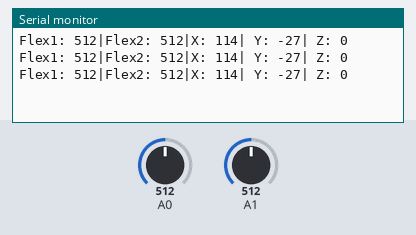
The sketch below on a simulated Arduino Uno, built with avr-gcc and run on an emulated ATmega328P. On the bench: the last lines printed to the serial monitor. The test bench sets the inputs (shaded band); at power-on: A0 = 512, A1 = 512.

Above: at 1.4 s.
1.5 s: A0 set to 418
At 2.1 s:
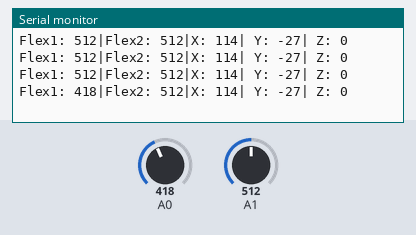
3.0 s: A0 set to 391
At 3.6 s:
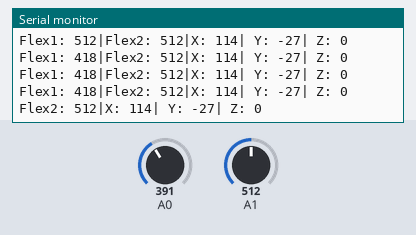
5.2 s: A1 set to 412
At 5.6 s:
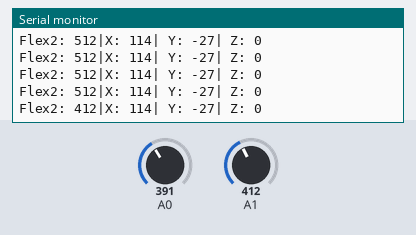
6.7 s: A1 set to 384
At 7.1 s:
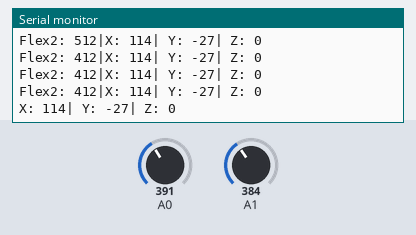

The sketch:

code.ino
```cpp
#include <SPI.h>

#define CS_PIN 10 // Chip Select (CS) for ADXL362

void setup() {
  Serial.begin(9600);  // Start Serial Monitor

  SPI.begin();         // Start SPI communication
  pinMode(CS_PIN, OUTPUT);
  digitalWrite(CS_PIN, HIGH); // Deselect ADXL362
  delay(100);

  // Initialize ADXL362
  writeRegister(0x1F, 0x52); // Reset device
  delay(100);
  writeRegister(0x2D, 0x02); // Set to measurement mode
}

int x_offset = -114; // Calibrate based on sensor
int y_offset = 27;   // Calibrate based on sensor

void loop() {
  // Read Flex Sensor Values
  int flex1 = analogRead(A0); // Flex Sensor 1
  int flex2 = analogRead(A1); // Flex Sensor 2

  // Read Accelerometer (X, Y, Z)
  int x = readAxis(0x0E) - x_offset;
  int y = readAxis(0x10) - y_offset;
  int z = readAxis(0x12);

  // Print Flex Sensor Readings
 if (flex1 > 400) {
    Serial.print("Flex1: ");
    Serial.print(flex1);
    Serial.print("|");
  }

  if (flex2 > 400) {
    Serial.print("Flex2: ");
    Serial.print(flex2);
    Serial.print("|");
  }

  // Print Accelerometer Readings
  Serial.print("X: ");
  Serial.print(x);
  Serial.print("| Y: ");
  Serial.print(y);
  Serial.print("| Z: ");
  Serial.println(z); // Move to the next line

  delay(500); // Delay to make output readable
}

// Function to write to ADXL362 register
void writeRegister(byte reg, byte value) {
  digitalWrite(CS_PIN, LOW);
  SPI.transfer(0x0A); // Write command
  SPI.transfer(reg);
  SPI.transfer(value);
  digitalWrite(CS_PIN, HIGH);
}

// Function to read ADXL362 axis data
int readAxis(byte reg) {
  digitalWrite(CS_PIN, LOW);
  SPI.transfer(0x0B); // Read command
  SPI.transfer(reg);
  byte lowByte = SPI.transfer(0x00);
  byte highByte = SPI.transfer(0x00);
  digitalWrite(CS_PIN, HIGH);
  return (highByte << 8) | lowByte; // Combine high and low byte
}
```

Measured:
- the behaviour switches between 401 and 400 on A0 (found by bisection; images 1 and 2)
- the behaviour switches between 401 and 400 on A1 (found by bisection; images 3 and 4)
- after the input at 1.5 s, the serial monitor: prints a new line after 0.20 s (image 1)
- after the input at 3.0 s, the serial monitor: prints a new line after 0.21 s (image 2)
- after the input at 5.2 s, the serial monitor: prints a new line at once (image 3)
- after the input at 6.7 s, the serial monitor: prints a new line at once (image 4)
